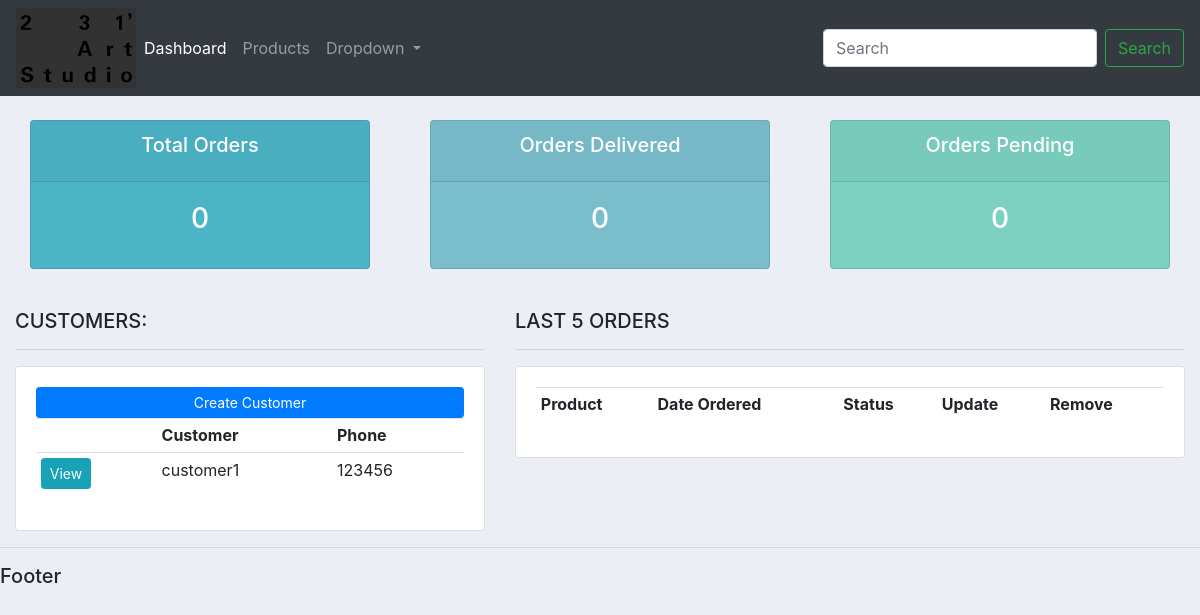
The app's page /, older data.
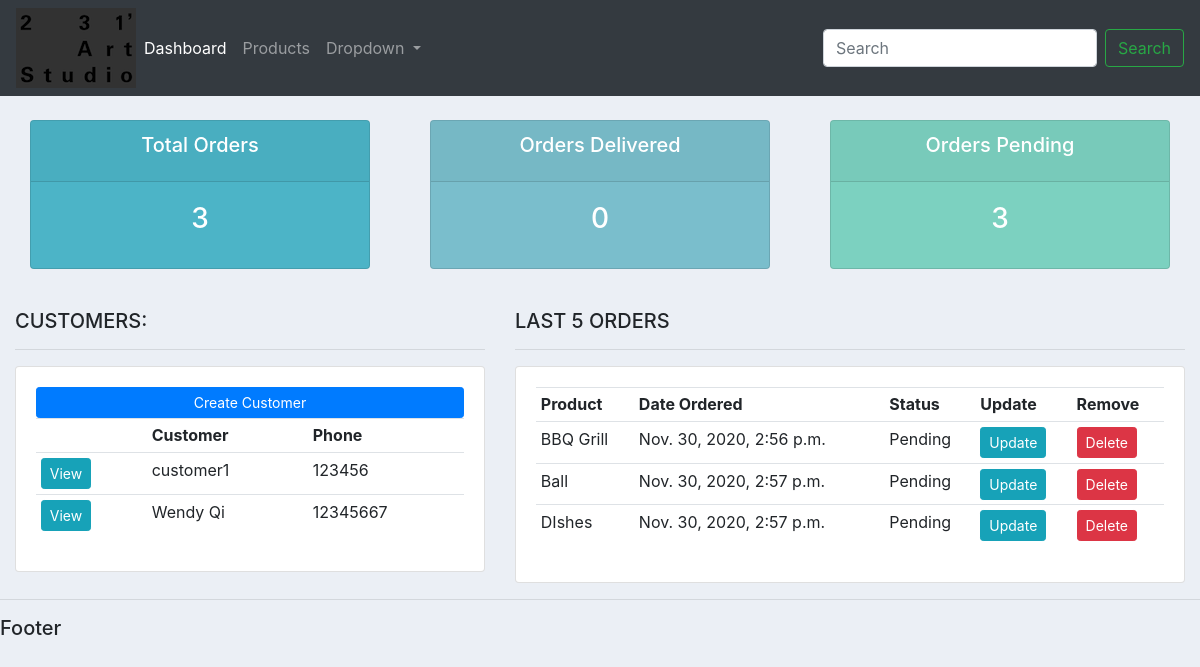
The same page, newer data.
### accounts/models.py (models this page shows, shortened)
class Customer(models.Model):
	name = models.CharField(max_length=200, null=True)
	phone = models.CharField(max_length=200, null=True)
	email = models.CharField(max_length=200, null=True)
	date_created = models.DateTimeField(auto_now_add=True, null=True)

class Order(models.Model):
	STATUS = (
		("Pending", "Pending"),
		("Out for delivery", "Out for delivery"),
		("Delivered", "Delivered"),
		)
	customer = models.ForeignKey(Customer, null=True, on_delete=models.SET_NULL)
	product = models.ForeignKey(Product, null=True, on_delete=models.SET_NULL)
	date_created = models.DateTimeField(auto_now_add=True, null=True)
	status = models.CharField(max_length=200, null=True, choices=STATUS)
	note = models.CharField(max_length=200, null=True)

class Product(models.Model):
	CATEGORY = (
		('Indoor', 'Indoor'),
		('OutDoor', 'OutDoor'),
		)
	name = models.CharField(max_length=200, null=True)
	price = models.FloatField(null=True)
	category = models.CharField(max_length=200, null=True, choices=CATEGORY)
	description = models.CharField(max_length=200, null=True, blank = True)
	date_created = models.DateTimeField(auto_now_add=True, null=True)
	tags = models.ManyToManyField(Tag)
	def __str__(self):
		return self.name

### accounts/views.py (the view)
# urls.py: path('', views.home, name ="home"),
def home(request):
	orders= Order.objects.all()
	customers=Customer.objects.all()
	total_customers = customers.count()
	total_orders = orders.count()
	delivered = orders.filter(status="Delivered").count()
	pending = orders.filter(status="Pending").count()
	context = {'orders':orders, 'customers':customers,
	'total_orders': total_orders, 'delivered':delivered,
	'pending':pending}
	return render(request, "accounts/dashboard.html", context)

### accounts/templates/accounts/dashboard.html
{% extends 'accounts/main.html' %}
{% block content %}
{% include 'accounts/status.html' %}
<br>
<div class="row">
	<div class="col-md-5">
		<h5>CUSTOMERS:</h5>
		<hr>
		<div class="card card-body">
			<a class="btn btn-primary btn-sm btn-block" href="">Create Customer</a>
			<table class="table table-sm">
				<tr>
					<th></th>
					<th>Customer</th>
					<th>Phone</th>
				</tr>
				{% for customer in customers %}
					<tr>
						<td><a class="btn btn-sm btn-info" href="{% url 'customer' customer.id %}">View</a></td>
						<td>{{customer.name}}</td>
						<td>{{customer.phone}}</td>
					</tr>
				{% endfor %}
			</table>
		</div>
	</div>
	<div class="col-md-7">
		<h5>LAST 5 ORDERS</h5>
		<hr>
		<div class="card card-body">
			<table class="table table-sm">
				<tr>
					<th>Product</th>
					<th>Date Ordered</th>
					<th>Status</th>
					<th>Update</th>
					<th>Remove</th>
				</tr>
				{% for order in orders %}
					<tr>
						<td>{{order.product}}</td>
						<td>{{order.date_created}}</td>
						<td>{{order.status}}</td>
						<td><a class="btn btn-sm btn-info" href="{% url 'update_order' order.id %}">Update</a></td>
						<td><a class="btn btn-sm btn-danger"href="{% url 'delete_order' order.id %}">Delete</a></td>
					</tr>
				{% endfor %}
			</table>
		</div>
	</div>
</div>
{% endblock %}

### accounts/templates/accounts/main.html (shortened to what this page needs)
{% load static %}
<!DOCTYPE html>
<html>
<head>
	<link rel="stylesheet" href="https://stackpath.bootstrapcdn.com/bootstrap/4.3.1/css/bootstrap.min.css">
	<link rel="stylesheet" type="text/css" href="{% static '/css_files/main.css' %}">
</head>
<body>
	{% include 'accounts/navbar.html' %}
	<div class="container-fluid">
	{% block content %}
	{% endblock %}
	</div>
	<hr>
	<h5>Footer</h5>
</body>
</html>

### accounts/templates/accounts/navbar.html (shortened to what this page needs)
{% load static %}
<nav class="navbar navbar-expand-lg navbar-dark bg-dark">
  <img src="{% static 'images_files/logo_test.PNG' %}">
  <div class="collapse navbar-collapse" id="navbarSupportedContent">
    <ul class="navbar-nav mr-auto">
      <li class="nav-item active">
        <a class="nav-link" href="{% url 'home' %}">Dashboard </a>
      </li>
      <li class="nav-item">
        <a class="nav-link" href="{% url 'products' %}">Products</a>
      </li>
      <li class="nav-item dropdown">
        <a class="nav-link dropdown-toggle" href="#" id="navbarDropdown" role="button" data-toggle="dropdown" aria-haspopup="true" aria-expanded="false">
          Dropdown
        </a>
      </li>
    </ul>
    <form class="form-inline my-2 my-lg-0">
      <input class="form-control mr-sm-2" type="search" placeholder="Search" aria-label="Search">
      <button class="btn btn-outline-success my-2 my-sm-0" type="submit">Search</button>
    </form>
  </div>
</nav>

### accounts/templates/accounts/status.html
<br>
<div class="row">
	<div class="col">
		<div class="col-md">
			<div class="card text-center text-white  mb-3" id="total-orders">
				<div class="card-header">
					<h5 class="card-title">Total Orders</h5>
				</div>
				<div class="card-body">
					<h3 class="card-title">{{total_orders}}</h3>
				</div>
			</div>
		</div>
	</div>
	<div class="col">
		<div class="col-md">
			<div class="card text-center text-white  mb-3" id="orders-delivered">
				<div class="card-header">
					<h5 class="card-title">Orders Delivered</h5>
				</div>
				<div class="card-body">
					<h3 class="card-title">{{delivered}}</h3>
				</div>
			</div>
		</div>
	</div>
	<div class="col">
		<div class="col-md">
			<div class="card text-center text-white  mb-3" id="orders-pending">
				<div class="card-header">
					<h5 class="card-title">Orders Pending</h5>
				</div>
				<div class="card-body">
					<h3 class="card-title">{{pending}}</h3>
				</div>
			</div>
		</div>
	</div>
</div>

### static/css_files/main.css (style rules this page uses)
body { background-color: #ebeff5; }
#total-orders { background-color: #4cb4c7; }
#orders-delivered { background-color: #7abecc; }
#orders-pending { background-color: #7CD1C0; }

Row changes from the older to the newer data that the page shows:
added Customer: name "Wendy Qi", phone "12345667"
added Order: product "BBQ Grill", date_created "Nov. 30, 2020, 2:56 p.m.", status "Pending"
added Order: product "Ball", date_created "Nov. 30, 2020, 2:57 p.m.", status "Pending"
added Order: product "DIshes", date_created "Nov. 30, 2020, 2:57 p.m.", status "Pending"
Text that changed along with them:
{{ total_orders }}: "0" → "3"
{{ pending }}: "0" → "3"
